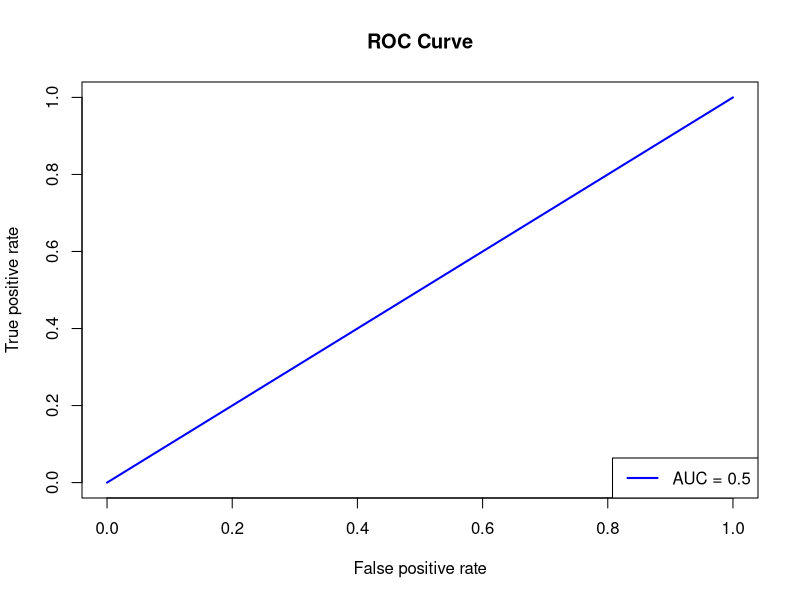

Source code (R):
# Load the dataset 
data(Titanic) 
# Convert the table to a data frame 
data <- as.data.frame(Titanic) 
# Fit the logistic regression model 
model <- glm(Survived ~ Class + Sex + Age, family = binomial, data = data) 
# View the summary of the model 
summary(model)

# Install and load the required packages 
#install.packages("ROCR") 
library(ROCR) 
# Fit the logistic regression model 
model <- glm(Survived ~ Class + Sex + Age, family = binomial, data = data) 
# Make predictions on the dataset 
predictions <- predict(model, type = "response") 
# Create a prediction object for ROCR 
prediction_objects <- prediction(predictions, data$Survived) 

# Create an ROC curve object 
roc_object <- performance(prediction_objects, measure = "tpr", x.measure = "fpr") 
# Plot the ROC curve 
plot(roc_object, main = "ROC Curve", col = "blue", lwd = 2) 
# Add labels and a legend to the plot 
legend("bottomright", legend =  paste("AUC =", round(performance(prediction_objects, measure = "auc") @y.values[[1]], 2)), col = "blue", lwd = 2) 
